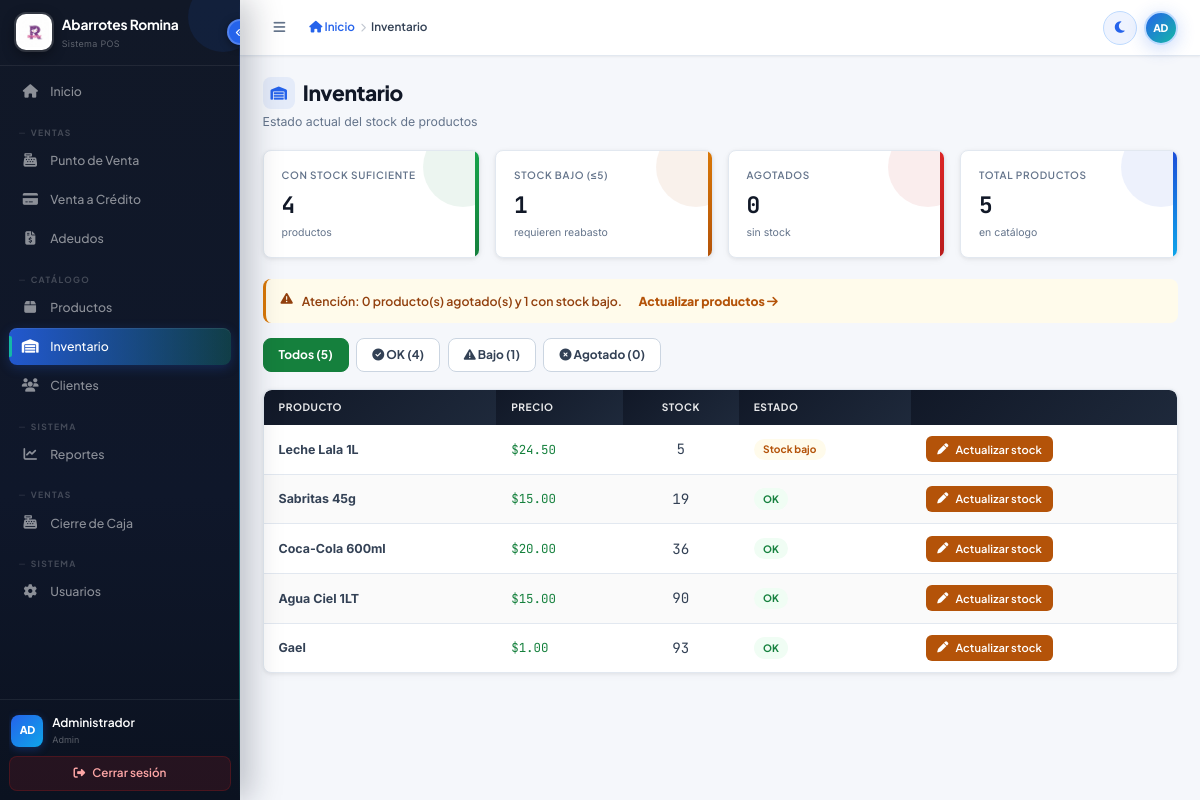
Screenshot of /inventario/consultar.php (signed in) with the database file from the repository.
### tables this page shows
CREATE TABLE `productos` (
  `id_producto` int(11) NOT NULL AUTO_INCREMENT,
  `nombre` varchar(150) NOT NULL,
  `precio` decimal(10,2) NOT NULL,
  `stock` int(11) NOT NULL DEFAULT 0,
  `imagen` varchar(255) DEFAULT NULL,
  `fecha_creacion` timestamp NOT NULL DEFAULT current_timestamp(),
  PRIMARY KEY (`id_producto`)
);

### inventario/consultar.php (the view, shortened to what this page needs)
<?php
require_once '../includes/config.php';
$filtro = $_GET['filtro'] ?? 'todos';
$sql = "SELECT id_producto, nombre, precio, stock FROM productos";
$sql .= " ORDER BY stock ASC, nombre";
$resultado = $conn->query($sql);
$counts = $conn->query("SELECT
  SUM(CASE WHEN stock=0 THEN 1 ELSE 0 END) agotados,
  SUM(CASE WHEN stock>0 AND stock<=5 THEN 1 ELSE 0 END) bajos,
  SUM(CASE WHEN stock>5 THEN 1 ELSE 0 END) ok,
  COUNT(*) total
  FROM productos")->fetch_assoc();
?>
<div class="page-head">
  <div class="page-title"><i class="fa-solid fa-warehouse"></i> Inventario</div>
  <div class="page-subtitle">Estado actual del stock de productos</div>
</div>
<div class="metrics-row">
  <div class="metric-card verde">
    <div class="metric-label">Con stock suficiente</div>
    <div class="metric-valor"><?=(int)$counts['ok']?></div>
    <div class="metric-sub">productos</div>
  </div>
  <div class="metric-card naranja">
    <div class="metric-label">Stock bajo (≤5)</div>
    <div class="metric-valor"><?=(int)$counts['bajos']?></div>
    <div class="metric-sub">requieren reabasto</div>
  </div>
  <div class="metric-card rojo">
    <div class="metric-label">Agotados</div>
    <div class="metric-valor"><?=(int)$counts['agotados']?></div>
    <div class="metric-sub">sin stock</div>
  </div>
  <div class="metric-card azul">
    <div class="metric-label">Total productos</div>
    <div class="metric-valor"><?=(int)$counts['total']?></div>
    <div class="metric-sub">en catálogo</div>
  </div>
</div>
<?php if($counts['agotados']>0||$counts['bajos']>0): ?>
<div class="alerta alerta-aviso">
  <i class="fa-solid fa-triangle-exclamation"></i> Atención: <?=(int)$counts['agotados']?> producto(s) agotado(s) y <?=(int)$counts['bajos']?> con stock bajo.
  <a href="../productos/listar.php" style="margin-left:.5rem;color:var(--naranja);font-weight:800;text-decoration:none">Actualizar productos <i class="fa-solid fa-arrow-right"></i></a>
</div>
<?php endif ?>
<div class="inv-filtros">
  <a href="?filtro=todos"   class="inv-filtro <?=$filtro==='todos'?'activo':''?>">Todos (<?=(int)$counts['total']?>)</a>
  <a href="?filtro=ok"      class="inv-filtro <?=$filtro==='ok'?'activo':''?>"><i class="fa-solid fa-circle-check"></i> OK (<?=(int)$counts['ok']?>)</a>
  <a href="?filtro=bajo"    class="inv-filtro <?=$filtro==='bajo'?'activo-naranja':''?>"><i class="fa-solid fa-triangle-exclamation"></i> Bajo (<?=(int)$counts['bajos']?>)</a>
  <a href="?filtro=agotado" class="inv-filtro <?=$filtro==='agotado'?'activo-rojo':''?>"><i class="fa-solid fa-circle-xmark"></i> Agotado (<?=(int)$counts['agotados']?>)</a>
</div>
<div class="card">
  <div class="tabla-wrap">
    <table class="tabla">
      <thead>
        <tr><th>Producto</th><th>Precio</th><th style="text-align:center">Stock</th><th>Estado</th><th></th></tr>
      </thead>
      <tbody>
        <?php if($resultado->num_rows===0): ?>
          <tr><td colspan="5"><div class="empty-state"><div class="ei"><i class="fa-solid fa-circle-check"></i></div><p>No hay productos en esta categoría.</p></div></td></tr>
        <?php else: ?>
          <?php while($p=$resultado->fetch_assoc()):
            if($p['stock']==0){$badge='badge-rojo';$txt='Agotado';}
            elseif($p['stock']<=5){$badge='badge-naranja';$txt='Stock bajo';}
            else{$badge='badge-verde';$txt='OK';}
          ?>
          <tr>
            <td><strong><?=e($p['nombre'])?></strong></td>
            <td class="num dinero-verde"><?=dinero($p['precio'])?></td>
            <td style="text-align:center">
              <span class="num" style="font-size:.95rem"><?=$p['stock']?></span>
            </td>
            <td><span class="badge <?=$badge?>"><?=$txt?></span></td>
            <td>
              <a href="../productos/editar.php?id=<?=$p['id_producto']?>" class="btn btn-sm btn-naranja"><i class="fa-solid fa-pen"></i> Actualizar stock</a>
            </td>
          </tr>
          <?php endwhile ?>
        <?php endif ?>
      </tbody>
    </table>
  </div>
</div>

### inventario/consultar.php (style rules this page uses)
.inv-filtros { display:flex;gap:.5rem;margin-bottom:1.1rem;flex-wrap:wrap }
.inv-filtro { padding:.45rem 1rem;border-radius:8px;border:1.5px solid var(--gris-300); background:var(--blanco);font-family:var(--fuente);font-size:.8rem;font-weight:700; color:var(--gris-700);cursor:pointer;text-decoration:none;transition:var(--trans); }
.inv-filtro.activo { background:var(--verde);color:#fff;border-color:var(--verde) }

### rows the page displays
productos: nombre "Leche Lala 1L", precio "$24.50", stock "5", stock "Stock bajo"
productos: nombre "Sabritas 45g", precio "$15.00", stock "19", stock "OK"
productos: nombre "Coca-Cola 600ml", precio "$20.00", stock "36", stock "OK"
productos: nombre "Agua Ciel 1LT", precio "$15.00", stock "90", stock "OK"
productos: nombre "Gael", precio "$1.00", stock "93", stock "OK"

### other values shown
$item['label'] "Inicio"
$glabel "VENTAS"
$item['label'] "Punto de Venta"
$item['label'] "Venta a Crédito"
$item['label'] "Adeudos"
$glabel "CATÁLOGO"
$item['label'] "Productos"
$item['label'] "Inventario"
$item['label'] "Clientes"
$glabel "SISTEMA"
$item['label'] "Reportes"
$item['label'] "Cierre de Caja"
$item['label'] "Usuarios"
$ini "AD"
$user "Administrador"
